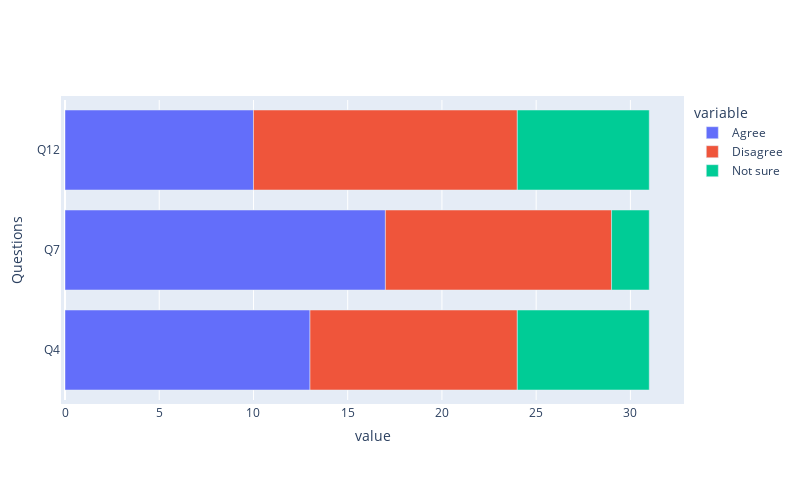

This figure's notebook cell:
### Markdown cell above
# **Visual analysis of negative statments (the frequency of aggrement , disaggrement and not sure)**

### Code cell
import plotly.express as px
fig = px.bar(negStatment, y="Questions", x=["Agree", "Disagree", "Not sure"],)
fig.update_layout(
    autosize=True,
    width=800,
    height=500,
    margin=dict(
        l=50,
        r=50,
        b=100,
        t=100,
        pad=4
    ),

)


fig.show()

### Figure 1 — Plotly figure (JSON) as saved in the notebook; plotly's stock layout.template omitted (floating-point values rounded to 4 significant figures)
{"data": [{"alignmentgroup": "True", "hovertemplate": "variable=Agree<br>value=%{x}<br>Questions=%{y}<extra></extra>", "legendgroup": "Agree", "marker": {"color": "#636efa", "pattern": {"shape": ""}}, "name": "Agree", "offsetgroup": "Agree", "orientation": "h", "showlegend": true, "textposition": "auto", "type": "bar", "x": [13, 17, 10], "xaxis": "x", "y": ["Q4", "Q7", "Q12"], "yaxis": "y"}, {"alignmentgroup": "True", "hovertemplate": "variable=Disagree<br>value=%{x}<br>Questions=%{y}<extra></extra>", "legendgroup": "Disagree", "marker": {"color": "#EF553B", "pattern": {"shape": ""}}, "name": "Disagree", "offsetgroup": "Disagree", "orientation": "h", "showlegend": true, "textposition": "auto", "type": "bar", "x": [11, 12, 14], "xaxis": "x", "y": ["Q4", "Q7", "Q12"], "yaxis": "y"}, {"alignmentgroup": "True", "hovertemplate": "variable=Not sure<br>value=%{x}<br>Questions=%{y}<extra></extra>", "legendgroup": "Not sure", "marker": {"color": "#00cc96", "pattern": {"shape": ""}}, "name": "Not sure", "offsetgroup": "Not sure", "orientation": "h", "showlegend": true, "textposition": "auto", "type": "bar", "x": [7, 2, 7], "xaxis": "x", "y": ["Q4", "Q7", "Q12"], "yaxis": "y"}], "layout": {"autosize": true, "barmode": "relative", "height": 500, "legend": {"title": {"text": "variable"}, "tracegroupgap": 0}, "margin": {"b": 100, "l": 50, "pad": 4, "r": 50, "t": 100}, "width": 800, "xaxis": {"anchor": "y", "domain": [0, 1], "title": {"text": "value"}}, "yaxis": {"anchor": "x", "domain": [0, 1], "title": {"text": "Questions"}}}}
